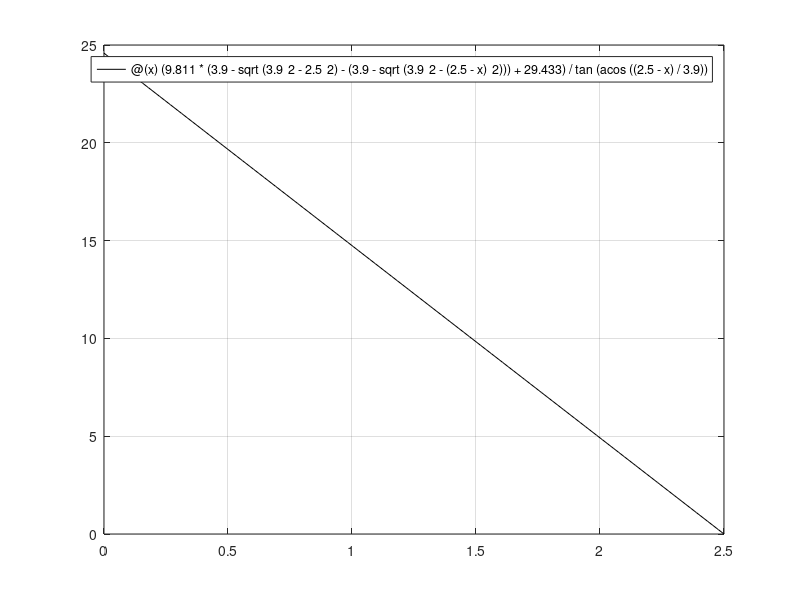

MATLAB code to generate this figure:
fplot(@(x) (9.811*(3.9-sqrt(3.9^2-2.5^2)-(3.9-sqrt(3.9^2-(2.5-x)^2)))+29.433)/tan(acos((2.5-x)/3.9)),[0,2.5],'k')
grid on 
